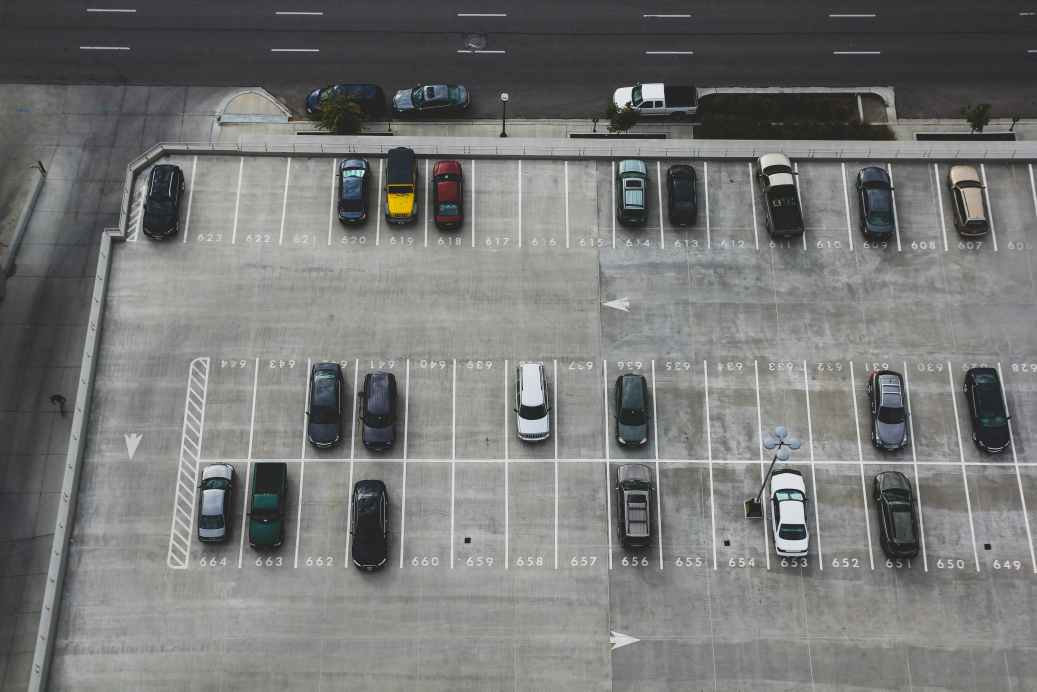
#> input picture input_image_1.jpg, 5184 x 3456 px (shown at 1/5 size); its folder holds only this picture in this run
$ python -i parking_spaces_2.py   (imports and definitions only)
#> lines starting #> are read from the running program, lines starting #| are printed output that depends on the picture; after the words box and inside, x2 and y2 are one past the last pixel; in counts of white or black regions, pixels touching at a corner belong together
import cv2
import os
import numpy as np
from shapely.geometry import Polygon

class ParkingDetails:
    def __init__(self):
        """
        Define heuristic parameters for parking spot detection and classification.
        """
        self.min_spot_area = 500
        self.max_spot_area = 15000
        self.binary_threshold = 180

    def detect_occupancy(self, warped_spot):
        """
        Determines if a spot is empty, occupied by a car, or a pedestrian
        using classical edge density and pixel luminance intensity.
        """
        # Convert parking space region to grayscale
        gray = cv2.cvtColor(warped_spot, cv2.COLOR_BGR2GRAY)

        # Apply edge detection (Canny) to find parking space boundaries and objects
        edges = cv2.Canny(gray, 50, 150)

        # Count non-zero edge pixels (edge density)
        edge_pixels = cv2.countNonZero(edges)
        total_pixels = warped_spot.shape[0] * warped_spot.shape[1]
        edge_density = edge_pixels / total_pixels

        # Simple blob detection for pedestrians (small distinct blobs)
        # Thresholding to find dark/light objects distinct from pavement
        _, thresh = cv2.threshold(gray, 100, 255, cv2.THRESH_BINARY_INV)
        contours, _ = cv2.findContours(thresh, cv2.RETR_EXTERNAL, cv2.CHAIN_APPROX_SIMPLE)
        max_blob_area = 0
        if contours:
            max_blob = max([cv2.contourArea(c) for c in contours])
        blob_ratio = max_blob / total_pixels if total_pixels > 0 else 0

        # High edge density usually means a car (grilles, windows, complex shapes)
        # Fine tune these thresholds based on empirical testing
        if edge_density > 0.10:
            return "OCCUPIED", (0, 0, 255) # Red
        # Moderate blob but low edges = Smooth object (Pedestrian/covered object)
        elif blob_ratio > 0.15:
            return "PEDESTRIAN", (0, 165, 255) # Orange
        # Low edges, low blob ratio means empty pavement
        else:
            return "EMPTY", (0, 255, 0) # Green

    def process_image(self, image_path):
        # Load image
#> called with image_path = 'input_image_1.jpg'
        img = cv2.imread(image_path)
#> img is the input picture: shape (3456, 5184, 3); mean B, G, R 118, 119.2, 118.3
        output = img.copy()

        # Pre-processing for line detection (convert to grayscale and blur)
        gray = cv2.cvtColor(img, cv2.COLOR_BGR2GRAY)
        blur = cv2.GaussianBlur(gray, (5, 5), 0)

        # Adaptive Threshold to handle shadows/lighting changes
        thresh = cv2.adaptiveThreshold(blur, 255, cv2.ADAPTIVE_THRESH_GAUSSIAN_C,
                                       cv2.THRESH_BINARY_INV, 19, 5)
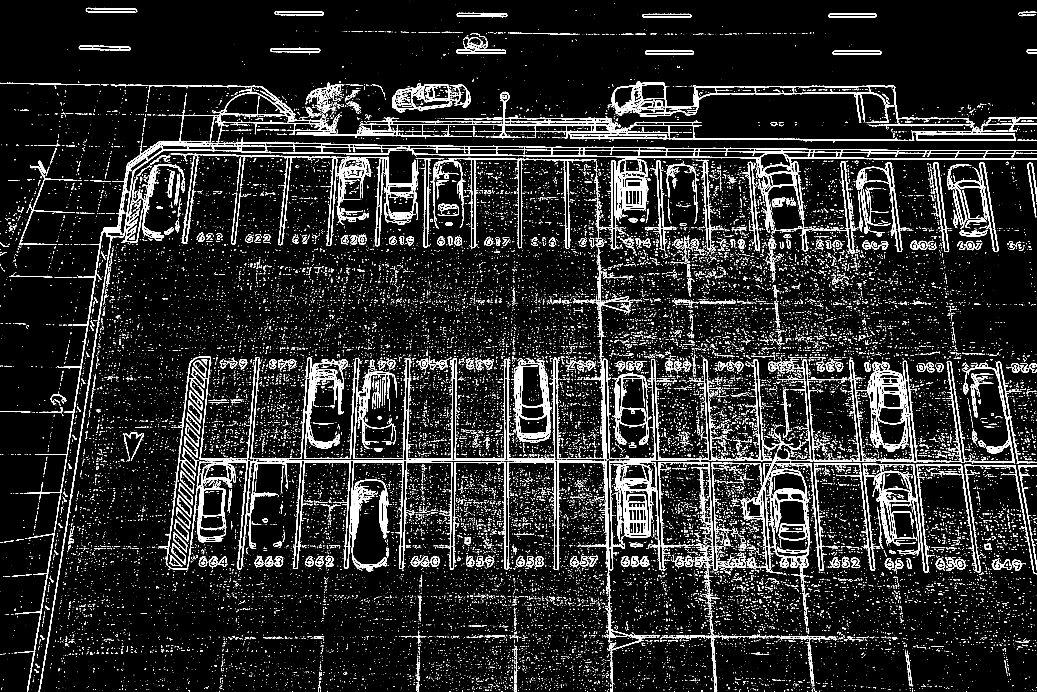
#> thresh: shape (3456, 5184) (shown at 1/5 size); 7.6% white; 39481 white regions (33837 under 20 px)

        # Finding the parking space lines by using contours
        contours, _ = cv2.findContours(thresh, cv2.RETR_EXTERNAL, cv2.CHAIN_APPROX_SIMPLE)
#> contours = 39174 contours, 36159 with area under 20; largest, box (x1, y1, x2, y2) and area: (618, 713, 5184, 1179) 143030, (1793, 459, 4541, 704) 55549, (1253, 1785, 3501, 2299) 49379, (2568, 1803, 2759, 2214) 48640, (1010, 427, 1968, 711) 35589

        # Define list to hold detected parking spots
        spots = []

        # Filter contours that look like parking lines (long and thin)
        # Then infer the 'box' between two lines.
        # Note: For this assignment, I'm simplifying by detecting the 'box' formed
        # by the parking lines themselves if they are closed loops,
        # or estimating based on line spacing.

        # A more robust classical method: 'findContours' on the empty space
        # Dilate lines to close gaps
        kernel = cv2.getStructuringElement(cv2.MORPH_RECT, (5,5))
        dilated = cv2.dilate(thresh, kernel, iterations=2)
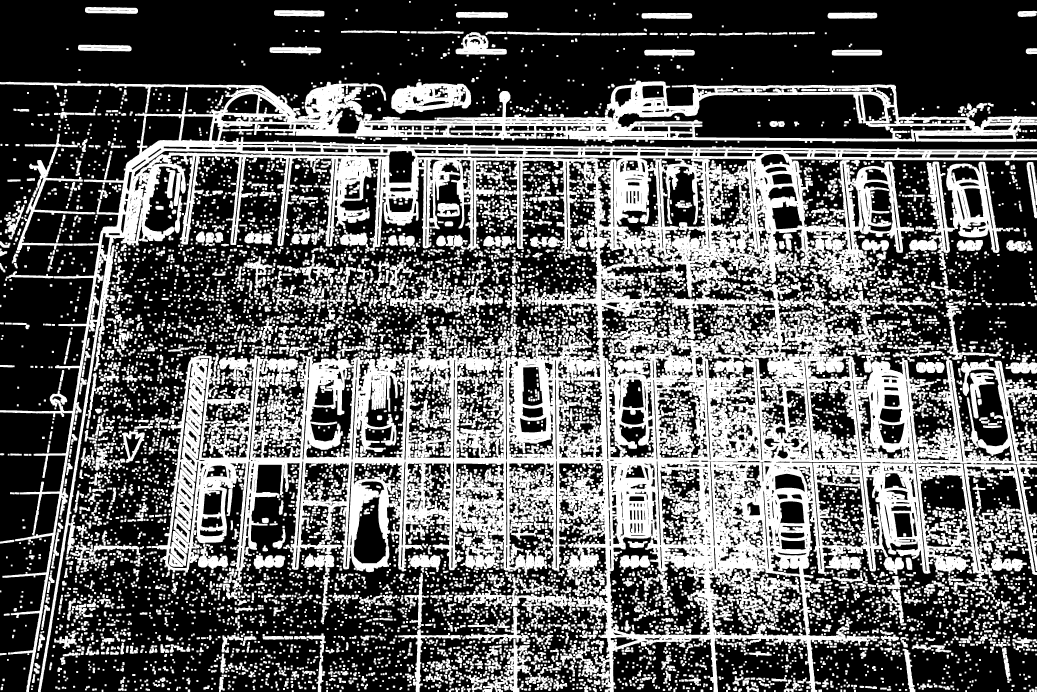
#> dilated: shape (3456, 5184) (shown at 1/5 size); 37.5% white; 8492 white regions, largest, box (x1, y1, x2, y2) and area: (0, 403, 5184, 3456) 4082963, (4546, 808, 5054, 1350) 84297, (1956, 411, 2356, 568) 40332

        # Find Connected Components (potential spots) and inverting so the pavement becomes the "object"
        inverted_thresh = cv2.bitwise_not(dilated)
#> inverted_thresh: shape (3456, 5184); 62.5% white; 8492 black regions
        spot_contours, _ = cv2.findContours(inverted_thresh, cv2.RETR_TREE, cv2.CHAIN_APPROX_SIMPLE)
#> spot_contours = 11739 contours, 1899 with area under 20; largest, box (x1, y1, x2, y2) and area: (204, 777, 3056, 3456) 4748290, (0, 0, 5184, 2057) 3464897, (3449, 796, 5184, 2305) 1247158, (4016, 2335, 5184, 3456) 895475, (0, 2061, 360, 3456) 322434

        # Initialize counts
        spot_counts = {"EMPTY": 0, "OCCUPIED": 0, "PEDESTRIAN": 0}

        # Analyze each detected spot contour
        for c in spot_contours:
            # Get Oriented Bounding Box
            rect = cv2.minAreaRect(c)
            (x, y), (w, h), angle = rect
            area = w * h

            # Filter noise: Check if it's the size of a parking spot
            # These constraints might need tweaking per image resolution
            if self.min_spot_area < area < self.max_spot_area:
                # Aspect ratio check (spots are usually rectangular, not square)
                aspect_ratio = max(w, h) / min(w, h)
                if aspect_ratio < 1.5 or aspect_ratio > 6.0:
                    continue

                # Create the box points
                box = cv2.boxPoints(rect)
                box = np.int8(box)

                # Extract ROI for classification
                # We force the destination to be a standard size (e.g., 50x100)
                # This prevents squishing and ensures consistent pixel counts
                target_width, target_height = 50, 100

                src_pts = box.astype("float32")

                # Order points: top-left, top-right, bottom-right, bottom-left
                # (Re-using your sorting logic logic, simplified here)
                s = src_pts.sum(axis=1)
                diff = np.diff(src_pts, axis=1)
                ordered_pts = np.zeros((4, 2), dtype="float32")
                ordered_pts[0] = src_pts[np.argmin(s)]      # TL
                ordered_pts[2] = src_pts[np.argmax(s)]      # BR
                ordered_pts[1] = src_pts[np.argmin(diff)]   # TR
                ordered_pts[3] = src_pts[np.argmax(diff)]   # BL

                # Destination points are always a vertical rectangle
                dst_pts = np.array([
                    [0, 0],
                    [target_width - 1, 0],
                    [target_width - 1, target_height - 1],
                    [0, target_height - 1]], dtype="float32")

                # Get transform and Warp
                M = cv2.getPerspectiveTransform(ordered_pts, dst_pts)
                warped = cv2.warpPerspective(img, M, (target_width, target_height))

                # Determine occupancy and count
                status, color = self.detect_occupancy(warped)
                spot_counts[status] += 1

                # Draw the box with appropriate color
                cv2.drawContours(output, [box], 0, color, 2)
#> this loop made 11739 passes
#> (x, y, w, h, angle, area, aspect_ratio, src_pts) on pass 40: (3261, 3197, 14, 70, -90, 980, 5, [[-32, -124], [-102, -124], [-102, 118], [-32, 118]])
#> (x, y, w, h, angle, area, aspect_ratio, src_pts) on passes 54, 57, 58, 63, 67, 68: (3640.5, 3433.5, 18.34, 38.01, -26.57, 697, 2.07, [[56, 126], [39, 92], [56, 84], [73, 118]]), (3772, 3423.1, 25.31, 43.4, -76.76, 1098.5, 1.71, [[-50, 112], [-93, 102], [-87, 77], [-45, 87]]), (3806, 3417.8, 17.48, 36.24, -50.53, 633.5, 2.07, [[-26, 108], [-54, 84], [-43, 71], [-15, 94]]), (3938.3, 3416.3, 50.44, 20.46, -51.34, 1032, 2.47, [[90, 114], [74, 101], [106, 62], [122, 75]]), (4012.2, 3405.7, 53.46, 25.33, -21.54, 1354.4, 2.11, [[-104, 99], [-114, 75], [-64, 56], [-55, 79]]), (3803.4, 3397.2, 18.57, 47.82, -75.58, 887.8, 2.58, [[-16, 84], [-63, 72], [-58, 54], [-12, 66]])
#> warped: shape (100, 50, 3); every value is 0

        # Render labeling overlay
        cv2.rectangle(output, (20, 20), (300, 140), (0,0,0), -1)
        y = 50
        for k, v in spot_counts.items():
            cv2.putText(output, f"{k}: {v}", (30, y),
                        cv2.FONT_HERSHEY_SIMPLEX, 0.6, (255,255,255), 1)
            y += 25
#> this loop made 3 passes
#> (k, v) on passes 1 to 3: ('EMPTY', 0), ('OCCUPIED', 0), ('PEDESTRIAN', 984)

        cv2.imshow("Result", output)
        cv2.waitKey(0)

# [8 lines not run here, left out]

>>> result = ParkingDetails().process_image('input_image_1.jpg')
